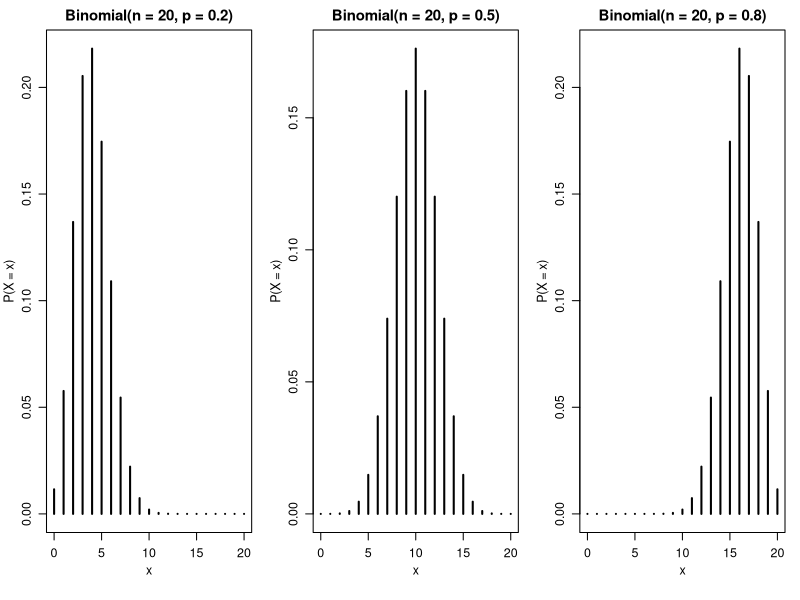

Write R code to recreate this figure.
pdf("binomial-shape.pdf", width = 6.5, height = 3.5)

n <- 20
x <- 0:n

par(
    mfrow = c(1, 3),
    mar  = c(4.5, 3.1, 2, 1),  # minimal bottom/left for labels, almost nothing top/right
    mgp  = c(2, 0.85, 0),
    cex = 0.75
)

p <- 0.2
y <- dbinom(x, size = n, prob = p)
plot(x, y,
     type = "h",
     lwd = 2,
     main = "Binomial(n = 20, p = 0.2)",
     xlab = "x",
     ylab = "P(X = x)")

p <- 0.5
y <- dbinom(x, size = n, prob = p)
plot(x, y,
     type = "h",
     lwd = 2,
     main = "Binomial(n = 20, p = 0.5)",
     xlab = "x",
     ylab = "P(X = x)")

p <- 0.8
y <- dbinom(x, size = n, prob = p)
plot(x, y,
     type = "h",
     lwd = 2,
     main = "Binomial(n = 20, p = 0.8)",
     xlab = "x",
     ylab = "P(X = x)")

dev.off()
